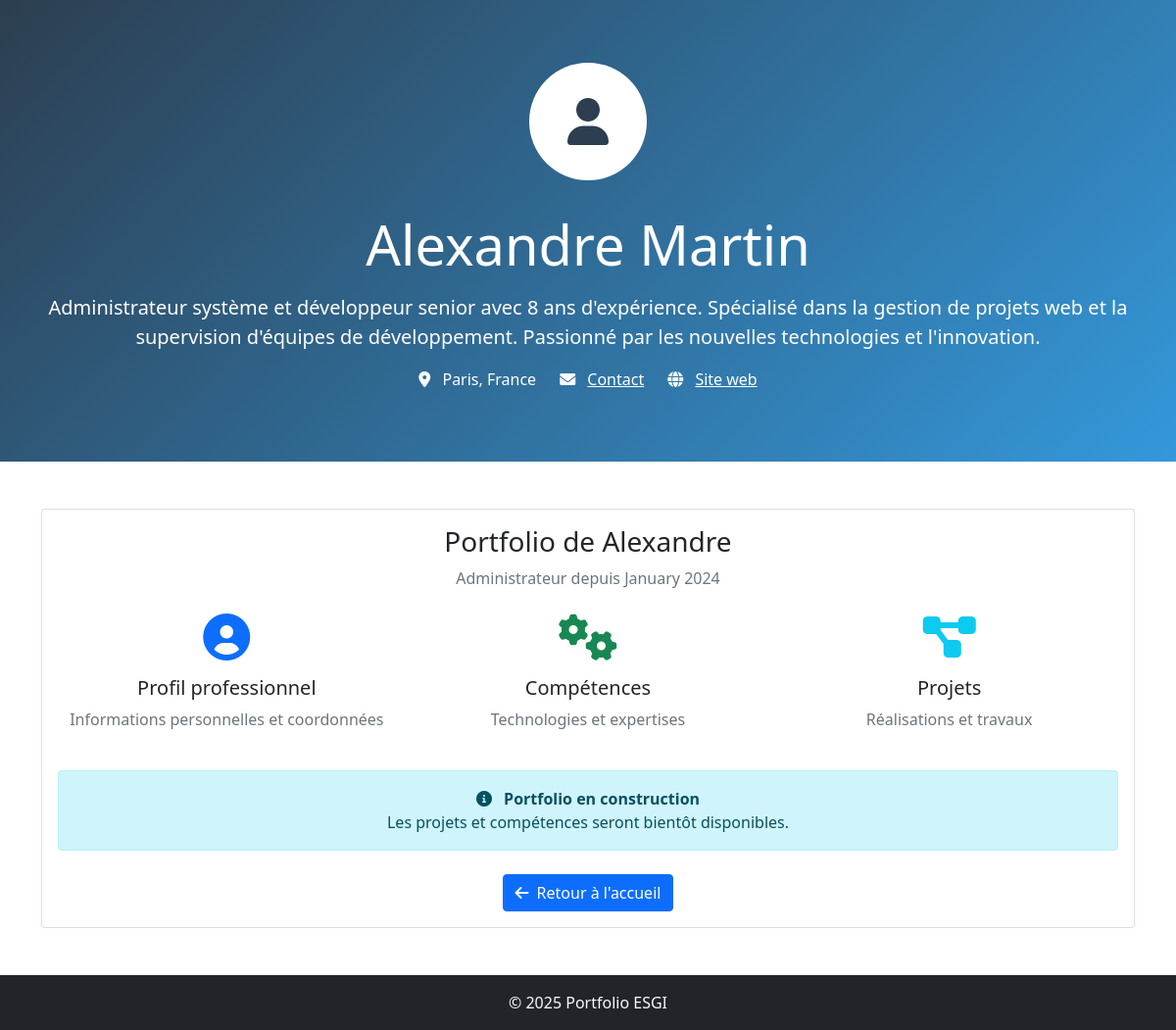
Screenshot of /portfolio.php?user=1 with the database file from the repository.
### tables this page shows
CREATE TABLE `users` (
  `id` int(11) NOT NULL AUTO_INCREMENT,
  `username` varchar(50) NOT NULL UNIQUE,
  `email` varchar(100) NOT NULL UNIQUE,
  `password` varchar(255) NOT NULL,
  `first_name` varchar(50) NOT NULL,
  `last_name` varchar(50) NOT NULL,
  `role` enum('admin','user') NOT NULL DEFAULT 'user',
  `bio` text,
  `phone` varchar(20),
  `location` varchar(100),
  `website` varchar(255),
  `created_at` timestamp NOT NULL DEFAULT CURRENT_TIMESTAMP,
  `updated_at` timestamp NOT NULL DEFAULT CURRENT_TIMESTAMP ON UPDATE CURRENT_TIMESTAMP,
  PRIMARY KEY (`id`)
);

### classes/Database.php (called while the page is built, shortened)
<?php
class Database {
    private static $instance = null;
    private $connection;
    private function __construct() {
        try {
            $this->connection = new PDO(
                "mysql:host=" . DB_HOST . ";port=" . DB_PORT . ";dbname=" . DB_NAME . ";charset=utf8mb4",
                DB_USER,
                DB_PASS,
                [
                    PDO::ATTR_ERRMODE => PDO::ERRMODE_EXCEPTION,
                    PDO::ATTR_DEFAULT_FETCH_MODE => PDO::FETCH_ASSOC,
                    PDO::ATTR_EMULATE_PREPARES => false
                ]
            );
        } catch (PDOException $e) {
            die("Erreur de connexion à la base de données : " . $e->getMessage());
        }
    }
    public static function getInstance() {
        if (self::$instance === null) {
            self::$instance = new self();
        }
        return self::$instance;
    }
    public function prepare($sql) {
        return $this->connection->prepare($sql);
    }
}
?>

### classes/User.php (called while the page is built, shortened)
<?php
class User {
    private $db;
    public function __construct() {
        $this->db = Database::getInstance();
    }
    public function getUserById($id) {
        try {
            $stmt = $this->db->prepare("SELECT * FROM users WHERE id = ?");
            $stmt->execute([$id]);
            return $stmt->fetch();
        } catch (PDOException $e) {
            return false;
        }
    }
}
?>

### includes/functions.php (called while the page is built, shortened)
<?php
if (!isset($_SESSION['user_id'])) {
    require_once __DIR__ . '/../config/database.php';
    require_once __DIR__ . '/../classes/Database.php';
    require_once __DIR__ . '/../classes/User.php';
}
function sanitizeOutput($string) {
    return htmlspecialchars($string, ENT_QUOTES, 'UTF-8');
}
?>

### portfolio.php (the view, shortened to what this page needs)
<?php
require_once 'config/database.php';
require_once 'classes/Database.php';
require_once 'classes/User.php';
require_once 'includes/functions.php';
$userId = $_GET['user'] ?? null;
$userClass = new User();
$user = $userClass->getUserById($userId);
?>
<!DOCTYPE html>
<html lang="fr">
<head>
    <link href="https://cdn.jsdelivr.net/npm/bootstrap@5.1.3/dist/css/bootstrap.min.css" rel="stylesheet">
    <link href="https://cdnjs.cloudflare.com/ajax/libs/font-awesome/6.0.0/css/all.min.css" rel="stylesheet">
</head>
<body>
    <div class="portfolio-header">
        <div class="container">
            <div class="profile-avatar">
                <i class="fas fa-user"></i>
            </div>
            <h1 class="display-4 mb-3">
                <?php echo sanitizeOutput($user['first_name'] . ' ' . $user['last_name']); ?>
            </h1>
            <?php if ($user['bio']): ?>
                <p class="lead mb-3">
                    <?php echo sanitizeOutput($user['bio']); ?>
                </p>
            <?php endif; ?>
            <div class="row justify-content-center">
                <?php if ($user['location']): ?>
                    <div class="col-auto mb-2">
                        <i class="fas fa-map-marker-alt me-2"></i>
                        <?php echo sanitizeOutput($user['location']); ?>
                    </div>
                <?php endif; ?>
                <?php if ($user['email']): ?>
                    <div class="col-auto mb-2">
                        <i class="fas fa-envelope me-2"></i>
                        <a href="mailto:<?php echo sanitizeOutput($user['email']); ?>" class="text-white">
                            Contact
                        </a>
                    </div>
                <?php endif; ?>
                <?php if ($user['website']): ?>
                    <div class="col-auto mb-2">
                        <i class="fas fa-globe me-2"></i>
                        <a href="<?php echo sanitizeOutput($user['website']); ?>" target="_blank" class="text-white">
                            Site web
                        </a>
                    </div>
                <?php endif; ?>
            </div>
        </div>
    </div>
    <div class="container my-5">
        <div class="card">
            <div class="card-body text-center">
                <h3>Portfolio de <?php echo sanitizeOutput($user['first_name']); ?></h3>
                <p class="text-muted mb-4">
                    <?php echo $user['role'] === 'admin' ? 'Administrateur' : 'Utilisateur'; ?> depuis <?php echo date('F Y', strtotime($user['created_at'])); ?>
                </p>
                <div class="row">
                    <div class="col-md-4">
                        <i class="fas fa-user-circle fa-3x text-primary mb-3"></i>
                        <h5>Profil professionnel</h5>
                        <p class="text-muted">Informations personnelles et coordonnées</p>
                    </div>
                    <div class="col-md-4">
                        <i class="fas fa-cogs fa-3x text-success mb-3"></i>
                        <h5>Compétences</h5>
                        <p class="text-muted">Technologies et expertises</p>
                    </div>
                    <div class="col-md-4">
                        <i class="fas fa-project-diagram fa-3x text-info mb-3"></i>
                        <h5>Projets</h5>
                        <p class="text-muted">Réalisations et travaux</p>
                    </div>
                </div>
                <div class="alert alert-info mt-4">
                    <i class="fas fa-info-circle me-2"></i>
                    <strong>Portfolio en construction</strong><br>
                    Les projets et compétences seront bientôt disponibles.
                </div>
                <div class="mt-4">
                    <a href="index.php" class="btn btn-primary">
                        <i class="fas fa-arrow-left me-2"></i>Retour à l'accueil
                    </a>
                </div>
            </div>
        </div>
    </div>
    <footer class="bg-dark text-light py-3">
        <div class="container text-center">
            <p class="mb-0">&copy; <?php echo date('Y'); ?> Portfolio ESGI</p>
        </div>
    </footer>
</body>
</html>

### portfolio.php (style rules this page uses)
.portfolio-header { background: linear-gradient(135deg, #2c3e50, #3498db); color: white; padding: 4rem 0; text-align: center; }
.profile-avatar { width: 120px; height: 120px; border-radius: 50%; background: white; display: flex; align-items: center; justify-content: center; font-size: 3rem; color: #2c3e50; margin: 0 auto 2rem; }

### rows the page displays
users: first_name+last_name "Alexandre Martin", bio "Administrateur système et développeur senior avec 8 ans d'expérience. Spécialisé dans la gestion de projets web et la supervision d'équipes de développement. Passionné par les nouvelles technologies et l'innovation.", location "Paris, France", first_name "Alexandre", created_at "January 2024"
